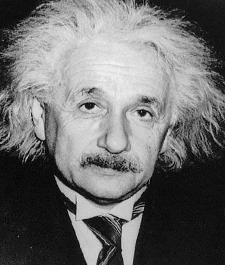
%> input picture matlabexample/data/einstein.jpg, 225 x 265 px
$ octave --eval "result = SRsaliency(imread('data/einstein.jpg'));"   (GNU Octave 9; MATLAB toolbox functions it lacks are replaced by stand-ins)
%> lines starting %> are read from the running program, lines starting %| are printed output that depends on the picture
function [salMap] = SRsaliency(img_in)
%% Image Saliency: spectral residual approach
% References
%   Hou, X., Zhang, L.: Saliency detection: A spectral residual approach.
%                       In: Proceedings CVPR ?07, vol. 1, pp. 1-8 (2007)
% Preparing the image

if size(img_in, 3) == 3
    salMap_ave = zeros(size(img_in,1),size(img_in,2));
    for i = 1:3
        salMap = compute_single(squeeze(img_in(:,:,i)));
        salMap_ave = salMap_ave + salMap;
    end
    salMap = salMap_ave/3;
else
    salMap = compute_single(img_in);

end
end

function salMap_single = compute_single(img_grey)
    img_start = im2double(img_grey);
    [rows cols] = size(img_start);
%> rows = 265; cols = 225
    inImg = imresize(img_start, [64, 64], 'bilinear');
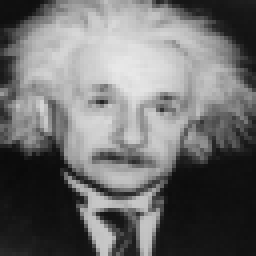
%> inImg: size 64x64 double (shown 4 times larger); min 0.0398, max 0.913, mean 0.432

    % The actual Spectral Residual computation: just 5 Matlab lines!
    myFFT = fft2(inImg);
    myLogAmplitude = log(abs(myFFT));
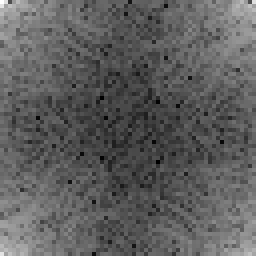
%> myLogAmplitude: size 64x64 double (shown 4 times larger); min -3.09, max 7.48, mean 0.826; drawn with min black and max white
    myPhase = angle(myFFT);
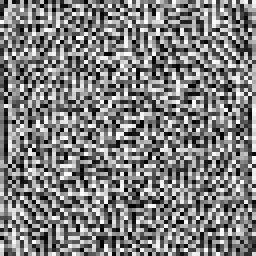
%> myPhase: size 64x64 double (shown 4 times larger); min -3.14, max 3.14, mean 0.000767; drawn with min black and max white
    mySpectralResidual = myLogAmplitude - imfilter(myLogAmplitude, fspecial('average', 3), 'replicate');
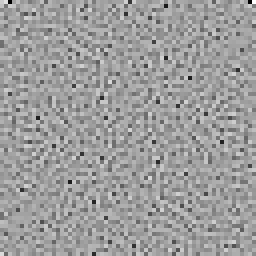
%> mySpectralResidual: size 64x64 double (shown 4 times larger); min -3.36, max 2.07, mean 4.88e-17; drawn with min black and max white
    saliencyMap = abs(ifft2(exp(mySpectralResidual + 1i*myPhase))).^2;
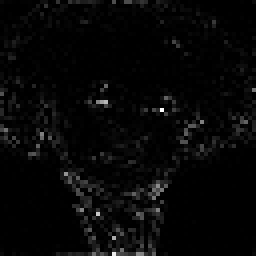
%> saliencyMap: size 64x64 double (shown 4 times larger); min 1.29e-08, max 0.014, mean 0.000394; drawn with min black and max white

    % After-Effect
    saliencyMap = imfilter(saliencyMap, fspecial('disk', 3));
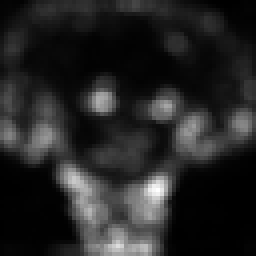
%> saliencyMap: size 64x64 double (shown 4 times larger); min 4.63e-06, max 0.00248, mean 0.000371; drawn with min black and max white

    % Resizing from 64*64 to the original size
    saliencyMap = mat2gray(saliencyMap);
    saliencyMap = imresize(saliencyMap, [rows cols], 'bilinear');
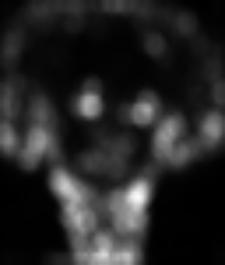
%> saliencyMap: size 265x225 double; min 2.68e-06, max 0.994, mean 0.148

    salMap_single = im2double(saliencyMap);
end

$ run again, on matlabexample/data/marilyn.jpg
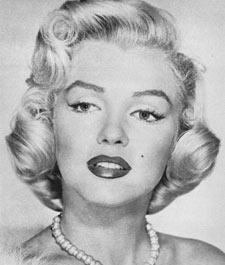
%> input picture matlabexample/data/marilyn.jpg, 225 x 265 px
%> in compute_single, `mySpectralResidual = myLogAmplitude - imfilter(myLogAmplitude, fspecia..`:
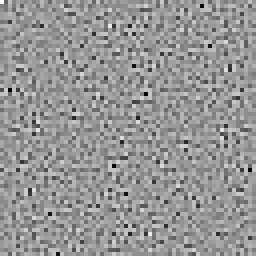
%> mySpectralResidual: size 64x64 double (shown 4 times larger); min -2.94, max 2.04, mean 4.05e-17; drawn with min black and max white
%> in compute_single, `saliencyMap = imresize(saliencyMap, [rows cols], 'bilinear');`:
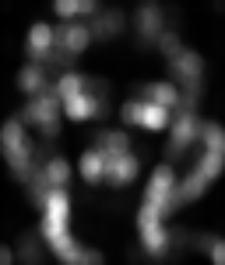
%> saliencyMap: size 265x225 double; min 4.56e-05, max 0.999, mean 0.181

$ run again, on matlabexample/data/obama.jpg
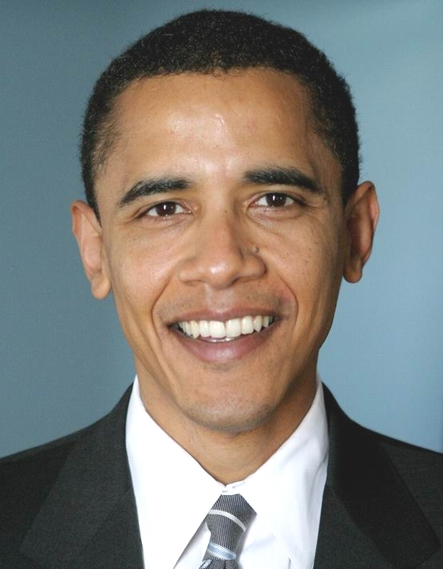
%> input picture matlabexample/data/obama.jpg, 443 x 569 px
%> after the loop in SRsaliency, `for i = 1:3`:
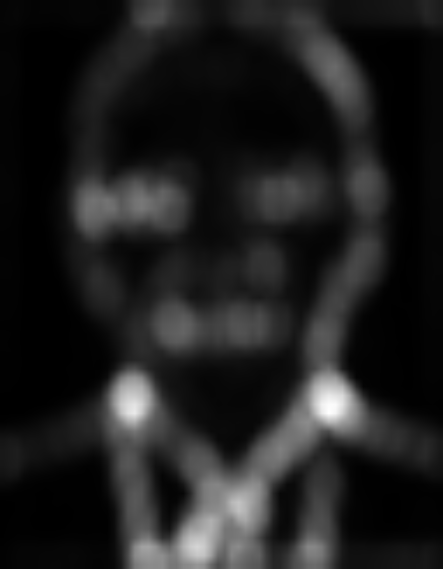
%> salMap_ave: size 569x443 double; min 0.00163, max 2.87, mean 0.355; drawn with min black and max white
